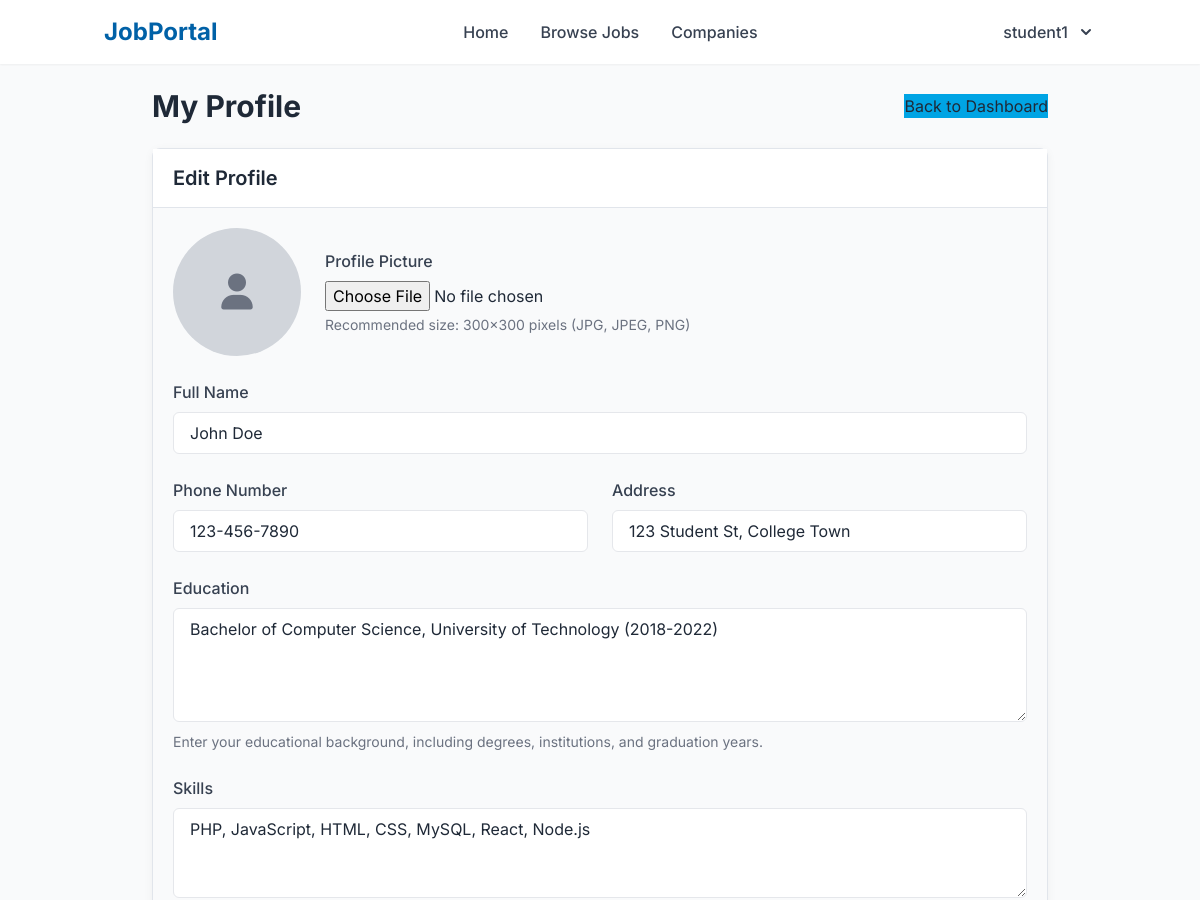
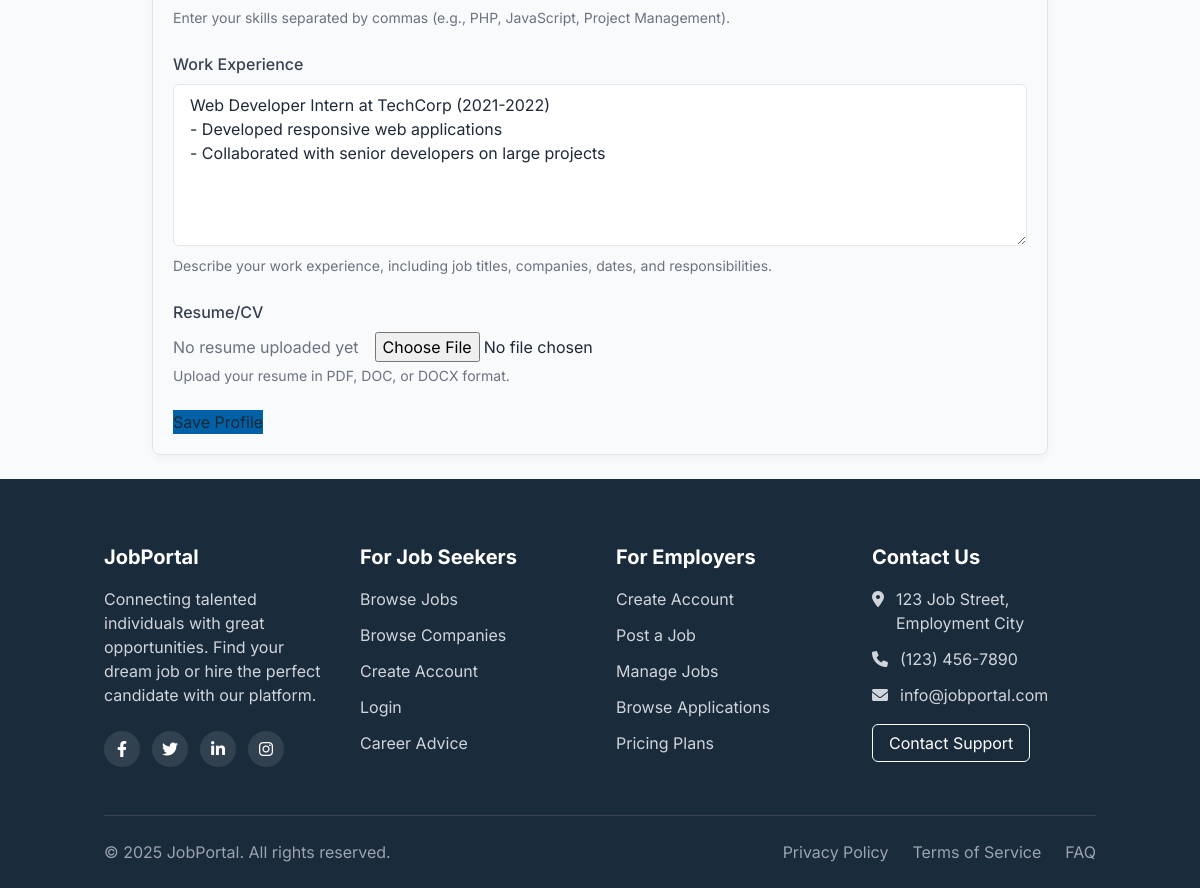
The app's page /student_profile.php (signed in) with its own data (2 pictures, top to bottom).
### tables this page shows
CREATE TABLE IF NOT EXISTS student_profiles (
    id INT NOT NULL PRIMARY KEY AUTO_INCREMENT,
    user_id INT NOT NULL,
    full_name VARCHAR(100) NOT NULL,
    phone VARCHAR(20),
    address TEXT,
    education TEXT,
    skills TEXT,
    experience TEXT,
    resume_path VARCHAR(255),
    profile_pic VARCHAR(255),
    FOREIGN KEY (user_id) REFERENCES users(id) ON DELETE CASCADE
);

### includes/functions.php (called while the page is built, shortened)
<?php
$conn = require_once 'config.php';
function getStudentProfile($userId) {
    global $conn;
    $sql = "SELECT * FROM student_profiles WHERE user_id = ?";
    $stmt = mysqli_prepare($conn, $sql);
    mysqli_stmt_bind_param($stmt, "i", $userId);
    mysqli_stmt_execute($stmt);
    $result = mysqli_stmt_get_result($stmt);
    return mysqli_fetch_assoc($result);
}

### student_profile.php (the view, shortened to what this page needs)
<?php
require_once 'includes/functions.php';
$profile = getStudentProfile($_SESSION['user_id']);
include 'includes/header.php';
?>
<div class="container mx-auto px-4 py-6">
    <div class="max-w-4xl mx-auto">
        <div class="flex justify-between items-center mb-6">
            <h1 class="text-3xl font-bold">My Profile</h1>
            <a href="student_dashboard.php" class="btn btn-secondary">Back to Dashboard</a>
        </div>
        <div class="card">
            <div class="card-header">
                <h2 class="text-xl font-semibold">Edit Profile</h2>
            </div>
            <div class="card-body">
                <form method="POST" action="<?php echo htmlspecialchars($_SERVER["PHP_SELF"]); ?>" enctype="multipart/form-data">
                    <div class="grid grid-cols-1 md:grid-cols-2 gap-6">
                        <div class="md:col-span-2">
                            <div class="flex flex-col md:flex-row items-center gap-6">
                                <div class="w-32 h-32 relative">
                                    <?php if (!empty($profile['profile_pic'])): ?>
                                        <img src="<?php echo $profile['profile_pic']; ?>" alt="Profile Picture" class="w-full h-full rounded-full object-cover" id="profile-preview">
                                    <?php else: ?>
                                        <div class="w-full h-full rounded-full bg-gray-300 flex items-center justify-center" id="profile-placeholder">
                                            <i class="fas fa-user text-gray-500 text-4xl"></i>
                                        </div>
                                    <?php endif; ?>
                                </div>
                                <div class="flex-grow">
                                    <label class="block text-gray-700 font-medium mb-2">Profile Picture</label>
                                    <input type="file" name="profile_pic" class="file-input" data-preview="#profile-preview" accept="image/*">
                                    <p class="text-sm text-gray-500 mt-1">Recommended size: 300x300 pixels (JPG, JPEG, PNG)</p>
                                </div>
                            </div>
                        </div>
                        <div class="md:col-span-2">
                            <label for="full_name" class="block text-gray-700 font-medium mb-2">Full Name</label>
                            <input type="text" id="full_name" name="full_name" class="w-full px-4 py-2 border rounded-md focus:outline-none focus:ring-2 focus:ring-blue-500" value="<?php echo htmlspecialchars($profile['full_name'] ?? ''); ?>" required>
                        </div>
                        <div>
                            <label for="phone" class="block text-gray-700 font-medium mb-2">Phone Number</label>
                            <input type="tel" id="phone" name="phone" class="w-full px-4 py-2 border rounded-md focus:outline-none focus:ring-2 focus:ring-blue-500" value="<?php echo htmlspecialchars($profile['phone'] ?? ''); ?>">
                        </div>
                        <div>
                            <label for="address" class="block text-gray-700 font-medium mb-2">Address</label>
                            <input type="text" id="address" name="address" class="w-full px-4 py-2 border rounded-md focus:outline-none focus:ring-2 focus:ring-blue-500" value="<?php echo htmlspecialchars($profile['address'] ?? ''); ?>">
                        </div>
                        <div class="md:col-span-2">
                            <label for="education" class="block text-gray-700 font-medium mb-2">Education</label>
                            <textarea id="education" name="education" rows="4" class="w-full px-4 py-2 border rounded-md focus:outline-none focus:ring-2 focus:ring-blue-500"><?php echo htmlspecialchars($profile['education'] ?? ''); ?></textarea>
                            <p class="text-sm text-gray-500 mt-1">Enter your educational background, including degrees, institutions, and graduation years.</p>
                        </div>
                        <div class="md:col-span-2">
                            <label for="skills" class="block text-gray-700 font-medium mb-2">Skills</label>
                            <textarea id="skills" name="skills" rows="3" class="w-full px-4 py-2 border rounded-md focus:outline-none focus:ring-2 focus:ring-blue-500"><?php echo htmlspecialchars($profile['skills'] ?? ''); ?></textarea>
                            <p class="text-sm text-gray-500 mt-1">Enter your skills separated by commas (e.g., PHP, JavaScript, Project Management).</p>
                        </div>
                        <div class="md:col-span-2">
                            <label for="experience" class="block text-gray-700 font-medium mb-2">Work Experience</label>
                            <textarea id="experience" name="experience" rows="6" class="w-full px-4 py-2 border rounded-md focus:outline-none focus:ring-2 focus:ring-blue-500"><?php echo htmlspecialchars($profile['experience'] ?? ''); ?></textarea>
                            <p class="text-sm text-gray-500 mt-1">Describe your work experience, including job titles, companies, dates, and responsibilities.</p>
                        </div>
                        <div class="md:col-span-2">
                            <label class="block text-gray-700 font-medium mb-2">Resume/CV</label>
                            <div class="flex items-center space-x-4">
                                <?php if (!empty($profile['resume_path'])): ?>
                                    <a href="<?php echo $profile['resume_path']; ?>" class="text-blue-600 hover:underline flex items-center" target="_blank">
                                        <i class="far fa-file-pdf mr-2"></i> View Current Resume
                                    </a>
                                <?php else: ?>
                                    <span class="text-gray-500">No resume uploaded yet</span>
                                <?php endif; ?>
                                <input type="file" name="resume" accept=".pdf,.doc,.docx">
                            </div>
                            <p class="text-sm text-gray-500 mt-1">Upload your resume in PDF, DOC, or DOCX format.</p>
                        </div>
                    </div>
                    <div class="mt-6">
                        <button type="submit" class="btn btn-primary">Save Profile</button>
                    </div>
                </form>
            </div>
        </div>
    </div>
</div>
<?php include 'includes/footer.php'; ?>

### assets/css/custom.css (style rules this page uses)
:root { --primary-color: #0061a7; --secondary-color: #00a4e4; --accent-color: #6cc24a; --dark-bg: #1a2b3c; --light-bg: #f5f7fa; --text-dark: #333333; --text-light: #ffffff; --border-color: #e1e5eb; --success-color: #28a745; --warning-color: #ffc107; --danger-color: #dc3545; --info-color: #17a2b8; }
body { font-family: 'Roboto', sans-serif; color: var(--text-dark); background-color: var(--light-bg); line-height: 1.6; }
a { color: var(--primary-color); text-decoration: none; transition: all 0.3s ease; }
.btn-primary { background-color: var(--primary-color); border-color: var(--primary-color); }
.btn-secondary { background-color: var(--secondary-color); border-color: var(--secondary-color); }
:root { --primary-color: #0061a7; --secondary-color: #00a4e4; --accent-color: #6cc24a; --dark-bg: #1a2b3c; --light-bg: #f5f7fa; --text-dark: #333333; --text-light: #ffffff; }
.card { border: 1px solid var(--border-color); border-radius: 8px; box-shadow: 0 2px 10px rgba(0, 0, 0, 0.05); transition: transform 0.3s ease, box-shadow 0.3s ease; }
.card-header { background-color: var(--text-light); border-bottom: 1px solid var(--border-color); padding: 15px 20px; }
.card-body { padding: 20px; }

### records on screen
student_profiles: full_name "John Doe", phone "123-456-7890", address "123 Student St, College Town", education "Bachelor of Computer Science, University of Technology (2018-2022)", skills "PHP, JavaScript, HTML, CSS, MySQL, React, Node.js", experience "Web Developer Intern at TechCorp (2021-2022) - Developed responsive web applications - Collaborated with senior developers on large projects"

### other values on screen
$_SESSION['username'] "student1"
